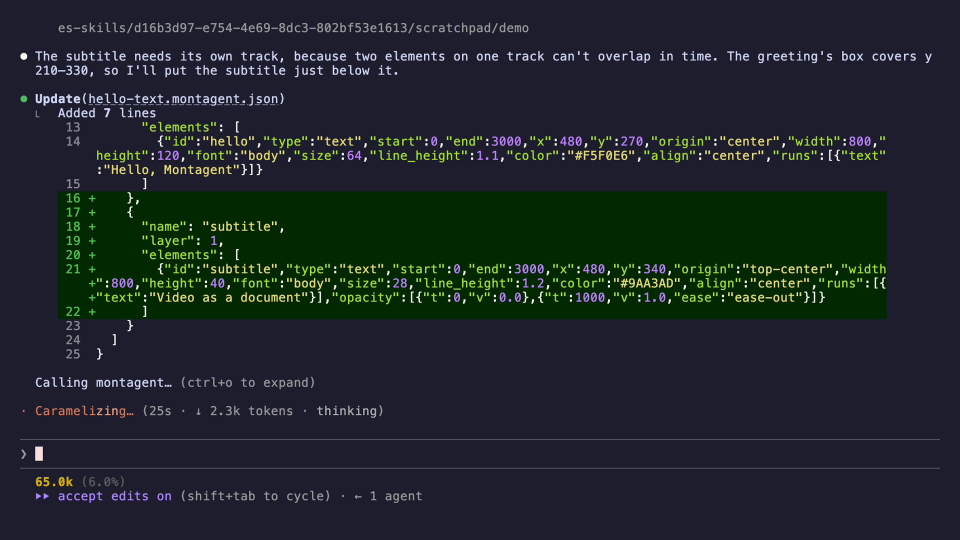
#> input picture docs/research/skills-eval/assets/stills/session-01.png, 1920 x 1080 px, found by its file name (shown at 1/2 size)
$ python -i anim.py   (imports and definitions only)
#> lines starting #> are read from the running program, lines starting #| are printed output that depends on the picture; after the words box and inside, x2 and y2 are one past the last pixel; in counts of white or black regions, pixels touching at a corner belong together
"""Brief C: Hoot introduces Montagent. Renders raw frames to ffmpeg."""
import json
import math
import os
import subprocess
import sys

from PIL import Image, ImageDraw, ImageFilter

from rig import Rig, T, S, R, mul, paste_affine

ROOT = os.path.join(os.path.dirname(os.path.abspath(__file__)), "..")
W, H, FPS, DUR = 1920, 1080, 30, 8.0
NF = int(DUR * FPS)
INK, PAPER = (16, 20, 24), (245, 240, 230)

VOICE_START = 1.0
# [2 lines not run here, left out]
# [1 line that did not run here, left out]

OWL_X, FLOOR_Y, OWL_SCALE = 600, 985, 0.6
CARD_C = (1330, 470)
CARD_POP = VOICE_START + 2.700          # "as" of "...as a file"
# [1 line that did not run here, left out]
LOCKUP_T = 6.72
LOCKUP_C = (OWL_X, 150)
BLINKS = [2.45, 4.40, 7.55]
BLINK_FRAMES = 3


# ---- easing / interpolation ------------------------------------------------
def clamp(x, a=0.0, b=1.0):
    return max(a, min(b, x))


def ease_io(u):
    u = clamp(u)
    return 4 * u ** 3 if u < 0.5 else 1 - (-2 * u + 2) ** 3 / 2


def ease_out_back(u, k=2.2):
    u = clamp(u)
    return 1 + (k + 1) * (u - 1) ** 3 + k * (u - 1) ** 2


# [14 lines left out: functions keys, pulse, not called in this run]


# ---- the owl's performance ---------------------------------------------------
JUMPS = [(0.02, 0.46, -330, 250, 150), (0.54, 0.92, 250, OWL_X, 115)]
LAND = 0.92
SIDES = (-55, 8)
RELAX = (-42, 14)
WAVE_UP, WAVE_T0, WAVE_T1, WAVE_PERIOD = 55, 1.15, 2.05, 0.36
POINT = (35, 4)
CHEER = (55, 30)


# [88 lines left out: functions body, arms, head, mouth, not called in this run]


def blinking(frame):
    return any(0 <= frame - round(b * FPS) < BLINK_FRAMES for b in BLINKS)


# ---- props ---------------------------------------------------------------------
def make_card(path):
    pic_w, pic_h, border, radius, line = 720, 405, 16, 30, 6
    pic = Image.open(os.path.join(ROOT, path)).convert("RGB").resize((pic_w, pic_h), Image.LANCZOS)
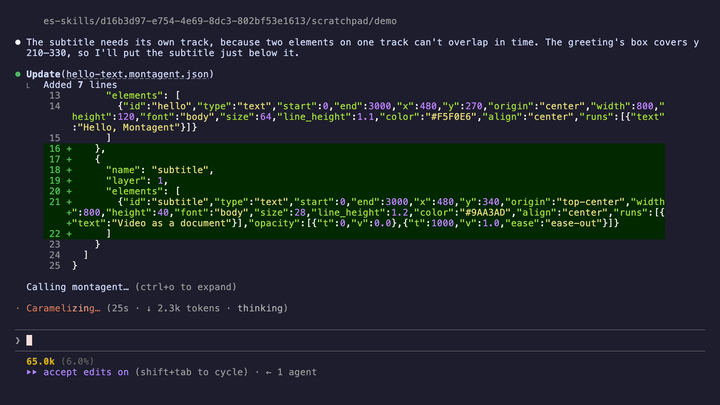
#> pic: PIL image 720x405 RGB; mean R, G, B 30.2, 37.7, 41
    cw, ch = pic_w + 2 * border, pic_h + 2 * border
    pad = 60
    img = Image.new("RGBA", (cw + 2 * pad, ch + 2 * pad), (0, 0, 0, 0))
#> img: PIL image 872x557 RGBA; every value is 0
    sh = Image.new("L", img.size, 0)
#> sh: PIL image 872x557 L; every value is 0
    ImageDraw.Draw(sh).rounded_rectangle((pad + 8, pad + 18, pad + cw + 8, pad + ch + 18), radius, fill=90)
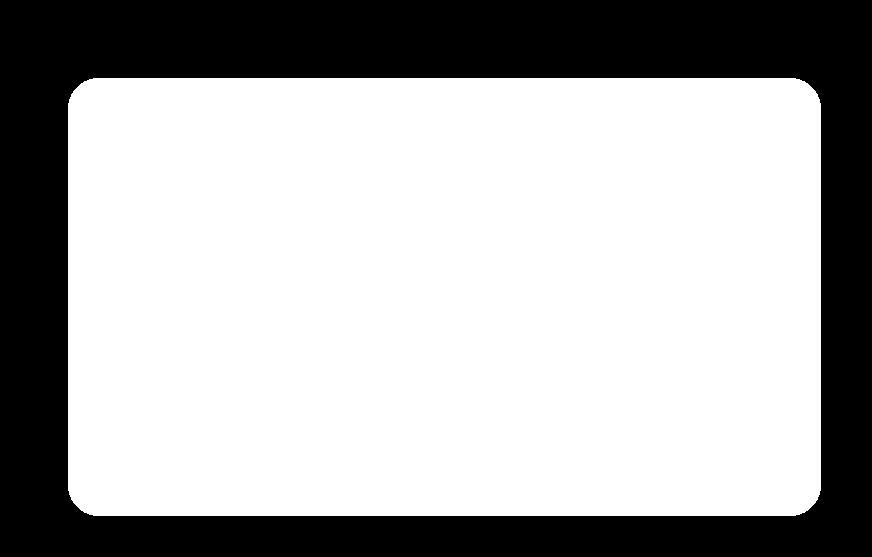
#> sh: PIL image 872x557 L; values 0 (black) and 90 (white), 67.7% white; 1 black region, box (x1, y1, x2, y2) and area: (0, 0, 872, 557) 156702
    sh = sh.filter(ImageFilter.GaussianBlur(14))
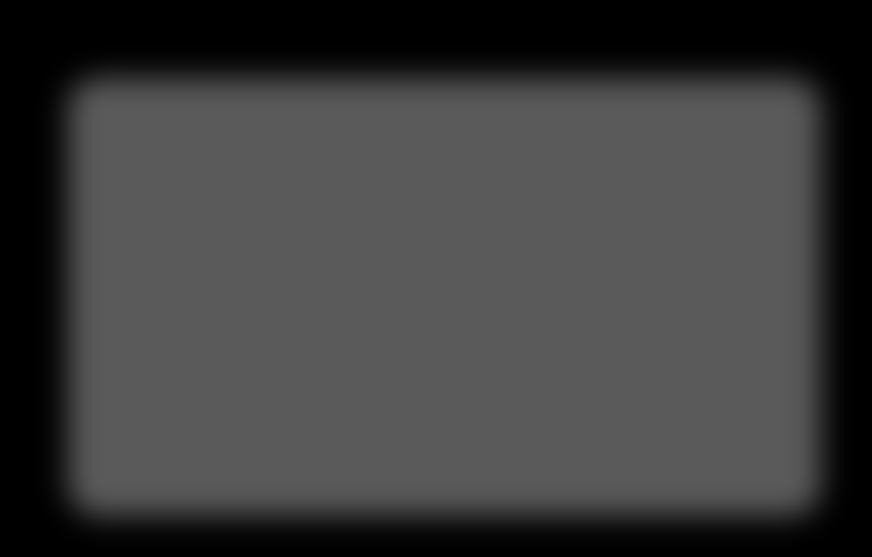
#> sh: PIL image 872x557 L; min 0, max 90, mean 61
    shadow = Image.new("RGBA", img.size, (70, 40, 20, 0))
    shadow.putalpha(sh)
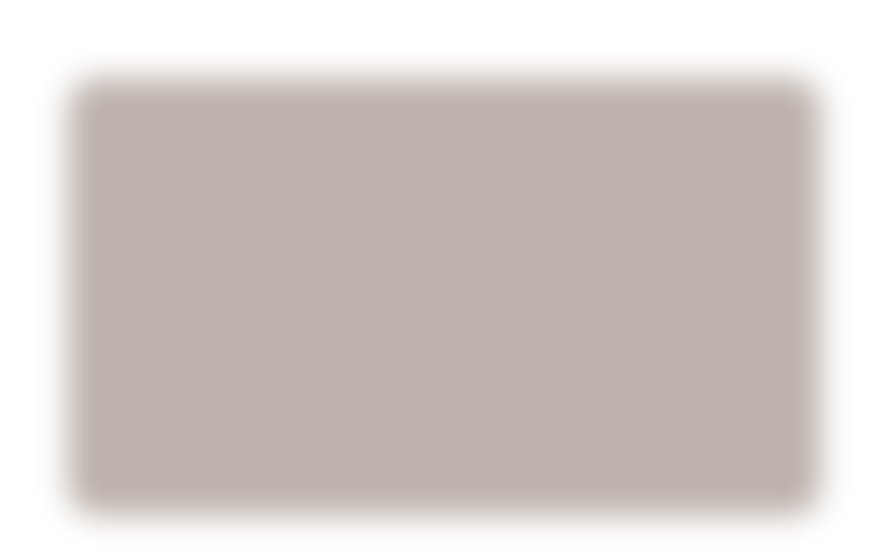
#> shadow: PIL image 872x557 RGBA; mean R, G, B, A 70, 40, 20, 61; transparent parts drawn white
    img.alpha_composite(shadow)
    d = ImageDraw.Draw(img)
    d.rounded_rectangle((pad, pad, pad + cw, pad + ch), radius, fill=PAPER + (255,),
                        outline=INK + (255,), width=line)
    mask = Image.new("L", (pic_w, pic_h), 0)
#> mask: PIL image 720x405 L; every value is 0
    ImageDraw.Draw(mask).rounded_rectangle((0, 0, pic_w - 1, pic_h - 1), radius - border + 4, fill=255)
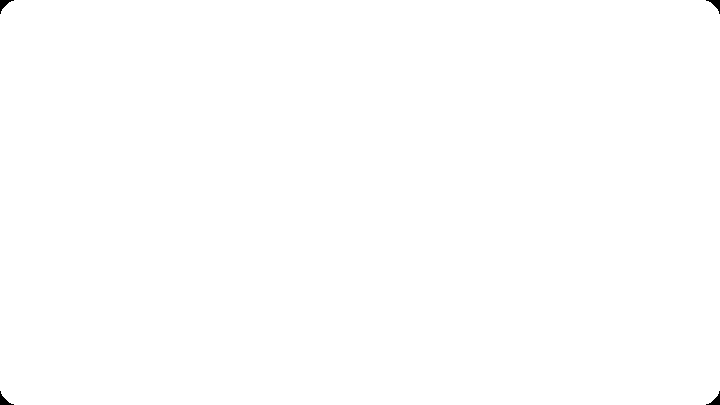
#> mask: PIL image 720x405 L; 99.9% white; 4 black regions, box (x1, y1, x2, y2) and area: (0, 0, 14, 14) 74, (706, 0, 720, 14) 74, (0, 391, 14, 405) 74, (706, 391, 720, 405) 74
    img.paste(pic, (pad + border, pad + border), mask)
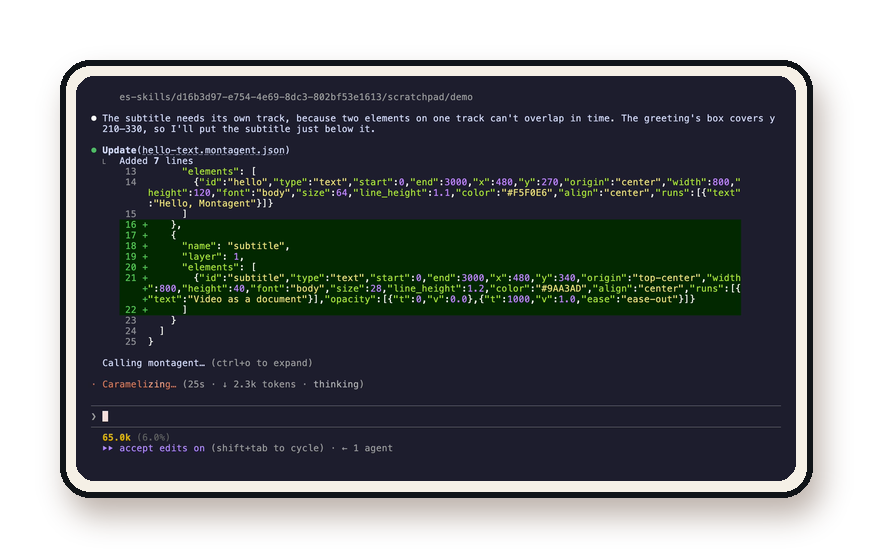
#> img: PIL image 872x557 RGBA; mean R, G, B, A 42.1, 41.6, 39.9, 176.4; transparent parts drawn white
    d.rounded_rectangle((pad + border - 2, pad + border - 2, pad + border + pic_w + 1,
                         pad + border + pic_h + 1), radius - border + 5, outline=INK + (255,), width=3)
    return img.convert("RGBa")


# [7 lines left out: function make_shadow, not called in this run]


def centred(img, cx, cy, sx, sy=None, rot=0.0):
    sy = sx if sy is None else sy
    return mul(T(cx, cy), mul(R(rot), mul(S(sx, sy), T(-img.width / 2, -img.height / 2))))


# [65 lines left out: function main, not called in this run]


# [2 lines not run here, left out]

>>> result = make_card('../../../../../../assets/stills/session-01.png')
